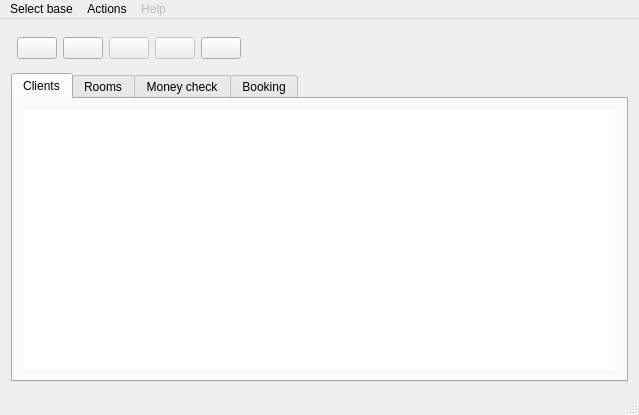
<?xml version="1.0" encoding="UTF-8"?>
<ui version="4.0">
 <class>MainWindow</class>
 <widget class="QMainWindow" name="MainWindow">
  <property name="geometry">
   <rect>
    <x>0</x>
    <y>0</y>
    <width>639</width>
    <height>415</height>
   </rect>
  </property>
  <property name="windowTitle">
   <string>MainWindow</string>
  </property>
  <property name="windowIcon">
   <iconset resource="../hotel.qrc">
    <normaloff>:/images/smiley.png</normaloff>:/images/smiley.png</iconset>
  </property>
  <widget class="QWidget" name="centralWidget">
   <layout class="QGridLayout" name="gridLayout">
    <item row="0" column="2">
     <widget class="QPushButton" name="del_client">
      <property name="toolTip">
       <string>Check out new client</string>
      </property>
      <property name="text">
       <string/>
      </property>
      <property name="icon">
       <iconset resource="../hotel.qrc">
        <normaloff>:/images/list-remove.png</normaloff>:/images/list-remove.png</iconset>
      </property>
      <property name="iconSize">
       <size>
        <width>32</width>
        <height>32</height>
       </size>
      </property>
     </widget>
    </item>
    <item row="0" column="3">
     <widget class="QPushButton" name="search">
      <property name="enabled">
       <bool>false</bool>
      </property>
      <property name="toolTip">
       <string>Search</string>
      </property>
      <property name="text">
       <string/>
      </property>
      <property name="icon">
       <iconset resource="../hotel.qrc">
        <normaloff>:/images/edit-find.png</normaloff>:/images/edit-find.png</iconset>
      </property>
      <property name="iconSize">
       <size>
        <width>32</width>
        <height>32</height>
       </size>
      </property>
     </widget>
    </item>
    <item row="0" column="4">
     <widget class="QPushButton" name="book">
      <property name="enabled">
       <bool>false</bool>
      </property>
      <property name="toolTip">
       <string>Booking
</string>
      </property>
      <property name="text">
       <string/>
      </property>
      <property name="icon">
       <iconset resource="../hotel.qrc">
        <normaloff>:/images/filenew.png</normaloff>:/images/filenew.png</iconset>
      </property>
      <property name="iconSize">
       <size>
        <width>32</width>
        <height>32</height>
       </size>
      </property>
     </widget>
    </item>
    <item row="0" column="5">
     <widget class="QPushButton" name="serv_finder">
      <property name="toolTip">
       <string>&lt;!DOCTYPE HTML PUBLIC &quot;-//W3C//DTD HTML 4.0//EN&quot; &quot;http://www.w3.org/TR/REC-html40/strict.dtd&quot;&gt;
&lt;html&gt;&lt;head&gt;&lt;meta name=&quot;qrichtext&quot; content=&quot;1&quot; /&gt;&lt;style type=&quot;text/css&quot;&gt;
p, li { white-space: pre-wrap; }
&lt;/style&gt;&lt;/head&gt;&lt;body style=&quot; font-family:'MS Shell Dlg 2'; font-size:8.25pt; font-weight:400; font-style:normal;&quot;&gt;
&lt;p style=&quot; margin-top:0px; margin-bottom:0px; margin-left:0px; margin-right:0px; -qt-block-indent:0; text-indent:0px;&quot;&gt;&lt;span style=&quot; font-size:8pt;&quot;&gt;Order service&lt;/span&gt;&lt;/p&gt;&lt;/body&gt;&lt;/html&gt;</string>
      </property>
      <property name="text">
       <string/>
      </property>
      <property name="icon">
       <iconset resource="../hotel.qrc">
        <normaloff>:/images/fileopen.png</normaloff>:/images/fileopen.png</iconset>
      </property>
      <property name="iconSize">
       <size>
        <width>32</width>
        <height>32</height>
       </size>
      </property>
     </widget>
    </item>
    <item row="0" column="6">
     <spacer name="horizontalSpacer">
      <property name="orientation">
       <enum>Qt::Horizontal</enum>
      </property>
      <property name="sizeHint" stdset="0">
       <size>
        <width>368</width>
        <height>37</height>
       </size>
      </property>
     </spacer>
    </item>
    <item row="1" column="0" colspan="7">
     <widget class="QTabWidget" name="tabWidget">
      <property name="currentIndex">
       <number>0</number>
      </property>
      <widget class="QWidget" name="tab">
       <attribute name="title">
        <string>Clients</string>
       </attribute>
       <layout class="QGridLayout" name="gridLayout_2">
        <item row="0" column="0">
         <widget class="QTableView" name="tableView_client">
          <property name="sizePolicy">
           <sizepolicy hsizetype="Expanding" vsizetype="Expanding">
            <horstretch>0</horstretch>
            <verstretch>0</verstretch>
           </sizepolicy>
          </property>
          <property name="frameShape">
           <enum>QFrame::NoFrame</enum>
          </property>
         </widget>
        </item>
       </layout>
      </widget>
      <widget class="QWidget" name="tab_2">
       <attribute name="title">
        <string>Rooms</string>
       </attribute>
       <layout class="QGridLayout" name="gridLayout_3">
        <item row="0" column="0">
         <widget class="QTableView" name="tableView_room">
          <property name="frameShape">
           <enum>QFrame::NoFrame</enum>
          </property>
         </widget>
        </item>
       </layout>
      </widget>
      <widget class="QWidget" name="tab_3">
       <attribute name="title">
        <string>Money check</string>
       </attribute>
       <layout class="QGridLayout" name="gridLayout_4">
        <item row="0" column="0">
         <widget class="QTableView" name="tableView_payments">
          <property name="frameShape">
           <enum>QFrame::NoFrame</enum>
          </property>
         </widget>
        </item>
       </layout>
      </widget>
      <widget class="QWidget" name="tab_4">
       <attribute name="title">
        <string>Booking</string>
       </attribute>
       <layout class="QGridLayout" name="gridLayout_5">
        <item row="0" column="0">
         <widget class="QTableView" name="tableView_book">
          <property name="frameShape">
           <enum>QFrame::NoFrame</enum>
          </property>
         </widget>
        </item>
       </layout>
      </widget>
     </widget>
    </item>
    <item row="0" column="1">
     <widget class="QPushButton" name="new_client">
      <property name="toolTip">
       <string>Check in new client</string>
      </property>
      <property name="text">
       <string/>
      </property>
      <property name="icon">
       <iconset resource="../hotel.qrc">
        <normaloff>:/images/list-add.png</normaloff>:/images/list-add.png</iconset>
      </property>
      <property name="iconSize">
       <size>
        <width>32</width>
        <height>32</height>
       </size>
      </property>
     </widget>
    </item>
   </layout>
  </widget>
  <widget class="QMenuBar" name="menuBar">
   <property name="geometry">
    <rect>
     <x>0</x>
     <y>0</y>
     <width>639</width>
     <height>21</height>
    </rect>
   </property>
   <widget class="QMenu" name="menu">
    <property name="title">
     <string>Select base</string>
    </property>
    <addaction name="action"/>
    <addaction name="action_8"/>
    <addaction name="action_11"/>
    <addaction name="action_3"/>
    <addaction name="action_2"/>
    <addaction name="separator"/>
    <addaction name="action_9"/>
    <addaction name="separator"/>
    <addaction name="action_12"/>
   </widget>
   <widget class="QMenu" name="menu_2">
    <property name="title">
     <string>Actions</string>
    </property>
    <addaction name="action_5"/>
    <addaction name="action_7"/>
    <addaction name="action_6"/>
   </widget>
   <widget class="QMenu" name="menu_3">
    <property name="enabled">
     <bool>false</bool>
    </property>
    <property name="title">
     <string>Help</string>
    </property>
   </widget>
   <addaction name="menu"/>
   <addaction name="menu_2"/>
   <addaction name="menu_3"/>
  </widget>
  <widget class="QStatusBar" name="statusBar"/>
  <action name="action">
   <property name="enabled">
    <bool>true</bool>
   </property>
   <property name="text">
    <string>Clients</string>
   </property>
  </action>
  <action name="action_2">
   <property name="enabled">
    <bool>false</bool>
   </property>
   <property name="text">
    <string>Workers</string>
   </property>
  </action>
  <action name="action_3">
   <property name="enabled">
    <bool>true</bool>
   </property>
   <property name="text">
    <string>Booking</string>
   </property>
  </action>
  <action name="action_5">
   <property name="text">
    <string>Check in</string>
   </property>
   <property name="shortcut">
    <string>Ctrl+N</string>
   </property>
  </action>
  <action name="action_6">
   <property name="text">
    <string>Check off</string>
   </property>
   <property name="shortcut">
    <string>Ctrl+M</string>
   </property>
  </action>
  <action name="action_7">
   <property name="text">
    <string>Выписка</string>
   </property>
   <property name="shortcut">
    <string>Ctrl+L</string>
   </property>
  </action>
  <action name="action_9">
   <property name="text">
    <string>Reconnect to base</string>
   </property>
  </action>
  <action name="action_12">
   <property name="text">
    <string>Exit</string>
   </property>
  </action>
  <action name="action_8">
   <property name="text">
    <string>Rooms</string>
   </property>
  </action>
  <action name="action_11">
   <property name="text">
    <string>Payments</string>
   </property>
  </action>
 </widget>
 <layoutdefault spacing="6" margin="11"/>
 <resources>
  <include location="../hotel.qrc"/>
 </resources>
 <connections>
  <connection>
   <sender>action_5</sender>
   <signal>triggered()</signal>
   <receiver>new_client</receiver>
   <slot>click()</slot>
   <hints>
    <hint type="sourcelabel">
     <x>-1</x>
     <y>-1</y>
    </hint>
    <hint type="destinationlabel">
     <x>30</x>
     <y>51</y>
    </hint>
   </hints>
  </connection>
  <connection>
   <sender>action_7</sender>
   <signal>triggered()</signal>
   <receiver>del_client</receiver>
   <slot>click()</slot>
   <hints>
    <hint type="sourcelabel">
     <x>-1</x>
     <y>-1</y>
    </hint>
    <hint type="destinationlabel">
     <x>80</x>
     <y>51</y>
    </hint>
   </hints>
  </connection>
  <connection>
   <sender>action_6</sender>
   <signal>triggered()</signal>
   <receiver>serv_finder</receiver>
   <slot>click()</slot>
   <hints>
    <hint type="sourcelabel">
     <x>-1</x>
     <y>-1</y>
    </hint>
    <hint type="destinationlabel">
     <x>230</x>
     <y>51</y>
    </hint>
   </hints>
  </connection>
  <connection>
   <sender>action_12</sender>
   <signal>triggered()</signal>
   <receiver>MainWindow</receiver>
   <slot>close()</slot>
   <hints>
    <hint type="sourcelabel">
     <x>-1</x>
     <y>-1</y>
    </hint>
    <hint type="destinationlabel">
     <x>319</x>
     <y>207</y>
    </hint>
   </hints>
  </connection>
 </connections>
</ui>
